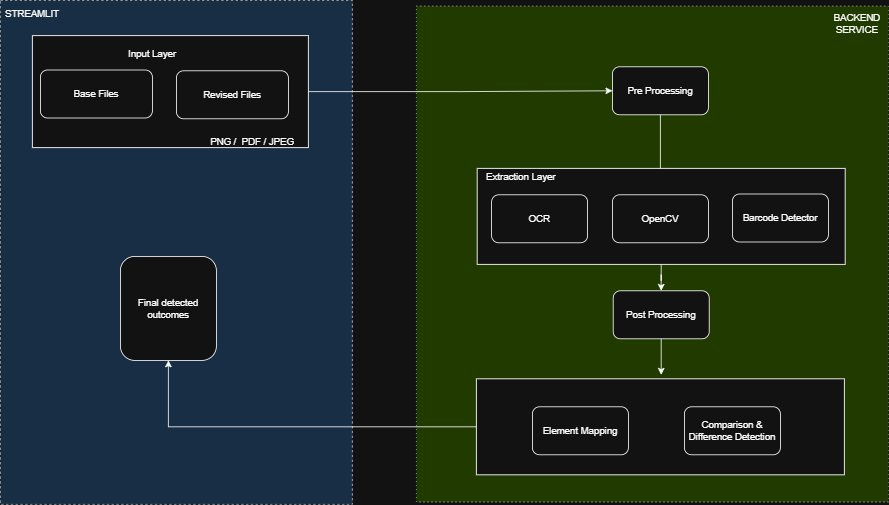
#> input picture Image_Difference_2.drawio.png, 889 x 505 px
$ python -i graphics_detector.py   (imports and definitions only)
#> lines starting #> are read from the running program, lines starting #| are printed output that depends on the picture; after the words box and inside, x2 and y2 are one past the last pixel; in counts of white or black regions, pixels touching at a corner belong together
### app/models/schemas.py
"""
schemas.py — data models for the Image Comparison pipeline.

Two layers:
  1. Internal plain-Python dataclasses (Element, Difference) — used by the
     detection / matching / diff-engine modules.
  2. Pydantic response models (DiffItem, ComparisonResult, CompareResponse) —
     used by FastAPI to validate and document the /compare/ endpoint response.
"""

from __future__ import annotations

from typing import Any, List, Optional

from pydantic import BaseModel


# ---------------------------------------------------------------------------
# Layer 1 – internal pipeline dataclasses
# ---------------------------------------------------------------------------

class Element:
    """A detected element (text block or graphic region) on a document page."""

    def __init__(self, element_type: str, bbox: tuple, value: Any) -> None:
        self.element_type = element_type  # "text" | "graphic" | "barcode" …
        self.bbox = bbox                  # (x1, y1, x2, y2)
        self.value = value                # OCR string, barcode payload, etc.


class Difference:
    """A single detected difference between base and revised elements."""

    # [15 lines left out: function __init__, not called in this run]


# ---------------------------------------------------------------------------
# Layer 2 – Pydantic API response models
# ---------------------------------------------------------------------------

class DiffItem(BaseModel):
    """One diff entry as returned in the API response."""
    type: str
    change: str
    base: Optional[str] = None
    revised: Optional[str] = None
    bbox: Optional[Any] = None
    revised_bbox: Optional[Any] = None


class ComparisonResult(BaseModel):
    """Result for a single (base, revised) file pair."""
    revised_file: str
    status: str                          # "ok" | "error"
    differences: List[DiffItem] = []
    html_report: Optional[str] = None
    error: Optional[str] = None


class CompareResponse(BaseModel):
    """Top-level response returned by POST /compare/."""
    base_file: str
    total_revised: int
    results: List[ComparisonResult]

### app/detection/graphics_detector.py
import cv2
from app.models.schemas import Element

def detect_graphics(img):
    # Invert and apply robust internal thresholding so OpenCV can detect graphical shapes on grayscale
    inverted = cv2.bitwise_not(img)
    _, binary = cv2.threshold(inverted, 0, 255, cv2.THRESH_BINARY + cv2.THRESH_OTSU)
    contours, _ = cv2.findContours(binary, cv2.RETR_EXTERNAL, cv2.CHAIN_APPROX_SIMPLE)

    elements = []

    for cnt in contours:
        x, y, w, h = cv2.boundingRect(cnt)

        if w > 80 and h > 80:
            elements.append(Element("graphic", (x, y, x+w, y+h), "shape"))

    return elements

>>> import cv2
>>> picture = cv2.imread('../../Image_Difference_2.drawio.png', cv2.IMREAD_GRAYSCALE)
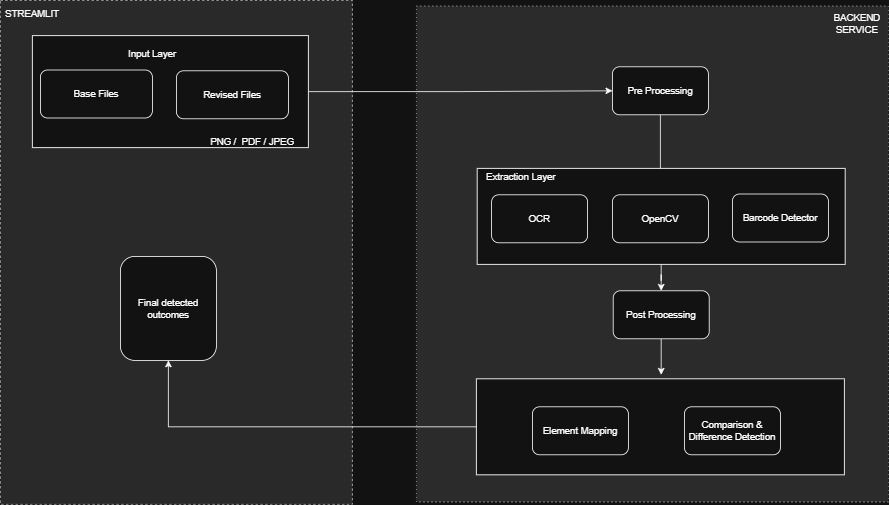
#> picture: shape (505, 889); min 18, max 255, mean 38.4
>>> result = detect_graphics(picture)
#> in detect_graphics, `inverted = cv2.bitwise_not(img)`:
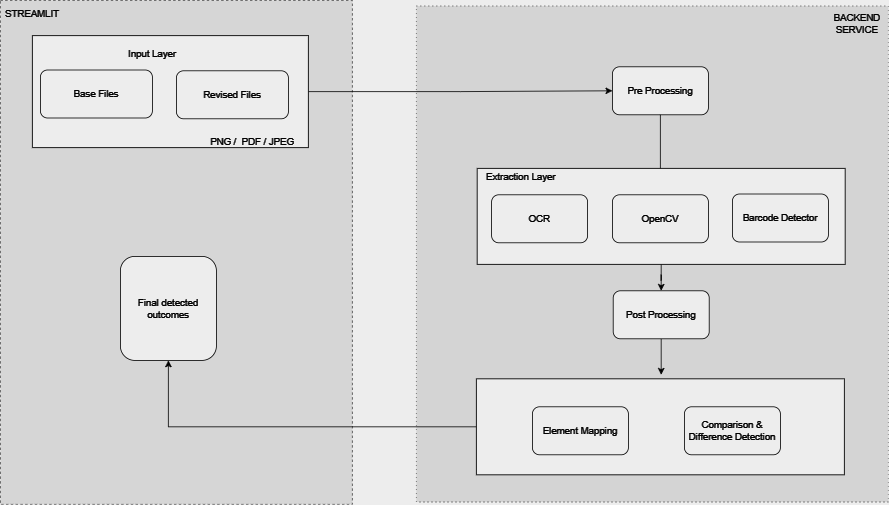
#> inverted: shape (505, 889); min 0, max 237, mean 216.6
#> in detect_graphics, `_, binary = cv2.threshold(inverted, 0, 255, cv2.THRESH_BINARY + cv2.TH..`:
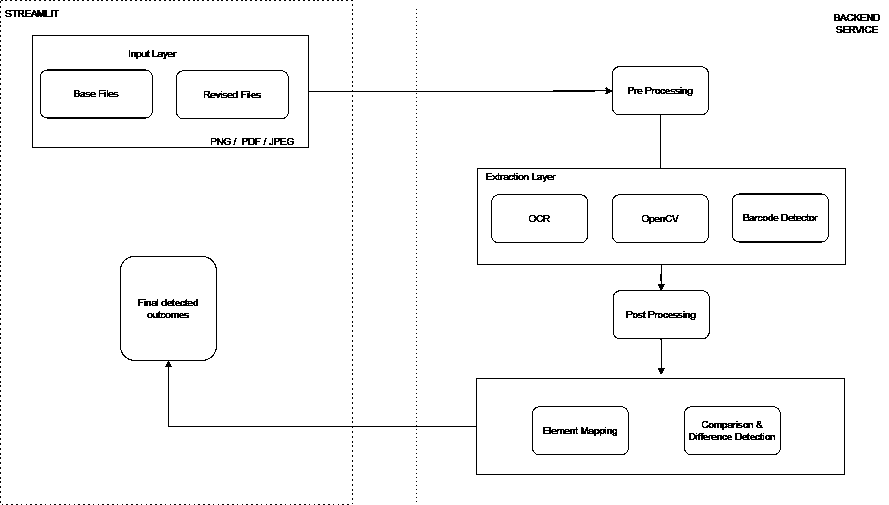
#> binary: shape (505, 889); 97.4% white; black in thin lines or dots
#> in detect_graphics, `contours, _ = cv2.findContours(binary, cv2.RETR_EXTERNAL, cv2.CHAIN_AP..`: contours = 1 contour; box (x1, y1, x2, y2) and area: (0, 0, 889, 505) 447077
#> the loop in detect_graphics, `for cnt in contours:` made 1 pass
#> after the loop in detect_graphics, `for cnt in contours:`: elements = 1 item
#> result = 1 item
